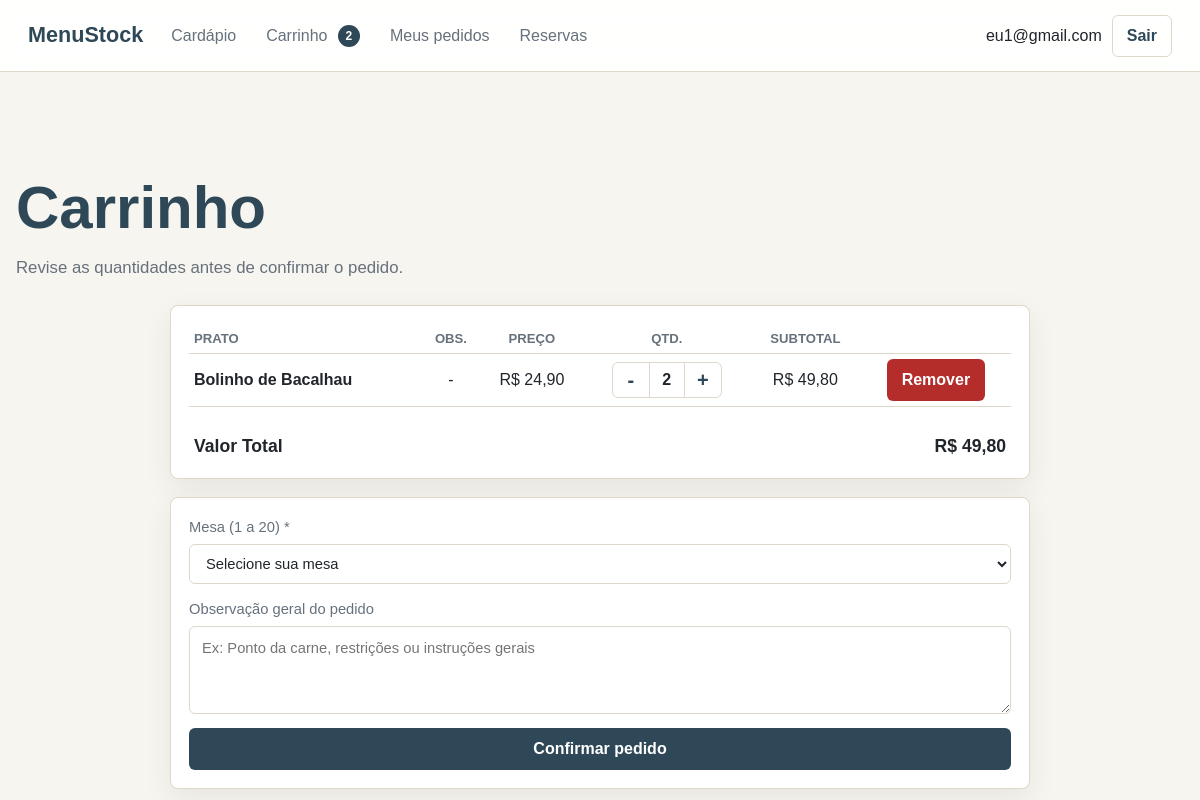
/carrinho.php (signed in), run on the app's committed database.
### tables this page shows
CREATE TABLE `usuarios` (
  `id` int(11) NOT NULL,
  `nome` varchar(100) NOT NULL,
  `email` varchar(150) NOT NULL,
  `senha` varchar(255) NOT NULL,
  `telefone` varchar(20) DEFAULT NULL,
  `tipo` enum('admin','garcom','user') NOT NULL DEFAULT 'user',
  `login_attempts` tinyint(3) UNSIGNED NOT NULL DEFAULT 0,
  `locked_until` datetime DEFAULT NULL,
  `created_at` timestamp NOT NULL DEFAULT current_timestamp(),
  `updated_at` timestamp NOT NULL DEFAULT current_timestamp() ON UPDATE current_timestamp()
);

CREATE TABLE `carrinho` (
  `id` int(11) NOT NULL,
  `usuario_id` int(11) NOT NULL,
  `prato_id` int(11) NOT NULL,
  `quantidade` int(11) NOT NULL DEFAULT 1,
  `obs_item` text DEFAULT NULL,
  `preco_unit` decimal(10,2) NOT NULL,
  `created_at` timestamp NOT NULL DEFAULT current_timestamp(),
  `updated_at` timestamp NOT NULL DEFAULT current_timestamp() ON UPDATE current_timestamp()
);

CREATE TABLE `pratos` (
  `id` int(11) NOT NULL,
  `categoria_id` int(11) NOT NULL,
  `nome` varchar(100) NOT NULL,
  `descricao` text DEFAULT NULL,
  `preco` decimal(10,2) NOT NULL,
  `tempo_preparo` int(11) DEFAULT 0 COMMENT 'Tempo em minutos',
  `disponivel` tinyint(1) DEFAULT 1 COMMENT '1=disponivel 0=indisponivel',
  `imagem` varchar(255) DEFAULT NULL,
  `created_at` timestamp NOT NULL DEFAULT current_timestamp(),
  `updated_at` timestamp NOT NULL DEFAULT current_timestamp() ON UPDATE current_timestamp()
);

### admin/config/auth.php (called while the page is built, shortened)
<?php
require_once __DIR__ . '/conexao.php';
function e(mixed $value): string
{
    return htmlspecialchars((string) $value, ENT_QUOTES, 'UTF-8');
}
function isLoggedIn(): bool
{
    return !empty($_SESSION['usuario_id']);
}
function currentUserId(): ?int
{
    return isset($_SESSION['usuario_id']) ? (int) $_SESSION['usuario_id'] : null;
}
function currentUserTipo(): ?string
{
    return $_SESSION['usuario_tipo'] ?? null;
}
function hasRole(array|string $roles): bool
{
    $roles = is_array($roles) ? $roles : [$roles];
    return isLoggedIn() && in_array(currentUserTipo(), $roles, true);
}
function currentUser(): ?array
{
    $stmt = getConnection()->prepare('SELECT id, nome, email, telefone, tipo FROM usuarios WHERE id = ?');
    $stmt->execute([currentUserId()]);
    $user = $stmt->fetch();
    return $user;
}
function formatMoney(float|int|string $value): string
{
    return 'R$ ' . number_format((float) $value, 2, ',', '.');
}

### admin/config/conexao.php (called while the page is built, shortened)
<?php
function getConnection(): PDO
{
    static $pdo = null;
    if ($pdo instanceof PDO) {
        return $pdo;
    }
    $host = getenv('DB_HOST') ?: getenv('MYSQLHOST') ?: 'zephyr.proxy.rlwy.net';
    $port = getenv('DB_PORT') ?: getenv('MYSQLPORT') ?: '46100';
    $database = getenv('DB_NAME') ?: getenv('MYSQLDATABASE') ?: 'menustock';
    $user = getenv('DB_USER') ?: getenv('MYSQLUSER') ?: 'root';
    $password = getenv('DB_PASS') ?: getenv('MYSQLPASSWORD') ?: 'ojuEPvwwMfxxPVxEbtBZrEFVKfSvwfrr';
    $dsn = "mysql:host={$host};port={$port};dbname={$database};charset=utf8mb4";
    try {
        $pdo = new PDO($dsn, $user, $password, [
            PDO::ATTR_ERRMODE => PDO::ERRMODE_EXCEPTION,
            PDO::ATTR_DEFAULT_FETCH_MODE => PDO::FETCH_ASSOC,
            PDO::ATTR_EMULATE_PREPARES => false,
        ]);
    } catch (PDOException $exception) {
        http_response_code(500);
        exit('Falha ao conectar ao banco de dados.');
    }
    return $pdo;
}

### admin/models/Carrinho.php (called while the page is built, shortened)
<?php
require_once __DIR__ . '/../config/conexao.php';
class Carrinho
{
    private PDO $pdo;
    public function __construct()
    {
        $this->pdo = getConnection();
    }
    public function listarPorUsuario(int $usuarioId): array
    {
        $stmt = $this->pdo->prepare(
            'SELECT c.*, p.nome, p.imagem, p.tempo_preparo, cat.nome AS categoria,
                    (c.quantidade * c.preco_unit) AS subtotal
             FROM carrinho c
             JOIN pratos p ON p.id = c.prato_id
             JOIN categorias cat ON cat.id = p.categoria_id
             WHERE c.usuario_id = ?
             ORDER BY c.created_at DESC'
        );
        $stmt->execute([$usuarioId]);
        return $stmt->fetchAll();
    }
    public function contarItens(int $usuarioId): int
    {
        $stmt = $this->pdo->prepare('SELECT COALESCE(SUM(quantidade), 0) FROM carrinho WHERE usuario_id = ?');
        $stmt->execute([$usuarioId]);
        return (int) $stmt->fetchColumn();
    }
    public function obterEstadoCarrinho(int $usuarioId): array
    {
        $itens = $this->listarPorUsuario($usuarioId);
        $total = 0.0;
        $count = 0;
        foreach ($itens as $item) {
            $total += (float) $item['subtotal'];
            $count += (int) $item['quantidade'];
        }
        return [
            'itens' => $itens,
            'total' => $total,
            'contagem' => $count
        ];
    }
}

### admin/views/partials/_carrinho_table.php (the view, shortened to what this page needs)
<?php
$isGarcom = hasRole('garcom');
?>
<form method="post" class="panel">
    <div class="table-wrap">
        <table class="cart-table">
            <thead>
                <tr>
                    <th>Prato</th>
                    <th>Obs.</th>
                    <th>Preço</th>
                    <th>Qtd.</th>
                    <th>Subtotal</th>
                    <th></th>
                </tr>
            </thead>
            <tbody>
                <?php foreach ($itens as $item): ?>
                    <tr>
                        <td>
                            <strong><?= e($item['nome']) ?></strong>
                        </td>
                        <td><?= e($item['obs_item'] ?: '-') ?></td>
                        <td class="preco-unit-cell" data-preco="<?= (float) $item['preco_unit'] ?>"><?= formatMoney($item['preco_unit']) ?></td>
                        <td>
                            <div class="qty-control">
                                <button type="button" class="qty-btn qty-minus">-</button>
                                <input class="qty-input" type="number" min="0" max="99" name="quantidades[<?= (int) $item['id'] ?>]" value="<?= (int) $item['quantidade'] ?>" readonly>
                                <button type="button" class="qty-btn qty-plus">+</button>
                            </div>
                        </td>
                        <td class="subtotal-cell"><?= formatMoney($item['subtotal']) ?></td>
                        <td>
                            <button
                                class="btn btn-danger"
                                type="submit"
                                name="item_id"
                                value="<?= (int) $item['id'] ?>"
                                <?php if (!$isGarcom): ?>
                                    formaction="carrinho.php"
                                    formmethod="post"
                                <?php endif; ?>
                                onclick="this.form.acao.value='remover'"
                            >Remover</button>
                        </td>
                    </tr>
                <?php endforeach; ?>
            </tbody>
        </table>
    </div>
    <div class="cart-summary" style="justify-content:space-between;">
        <strong>Valor Total</strong>
        <strong class="total-value"><?= formatMoney($total) ?></strong>
    </div>
</form>

### admin/config/public_header.php (shortened to what this page needs)
<?php
require_once __DIR__ . '/auth.php';
require_once __DIR__ . '/../models/Carrinho.php';
$publicUser = currentUser();
$cartCount = 0;
if ($publicUser && ($publicUser['tipo'] ?? '') === 'user') {
    $cartCount = (new Carrinho())->contarItens((int) $publicUser['id']);
}
?>
<!doctype html>
<html lang="pt-BR">
<head>
    <link rel="stylesheet" href="admin/public/css/style.css">
</head>
<body>
<header class="site-header">
    <a class="brand" href="index.php">MenuStock</a>
    <nav class="site-nav" aria-label="Menu principal">
        <?php if ($publicUser && $publicUser['tipo'] === 'garcom'): ?>
            <a href="admin/views/menu_garcom.php">Menu</a>
        <?php else: ?>
            <a href="index.php">Cardápio</a>
        <?php endif; ?>
        <?php if ($publicUser && $publicUser['tipo'] === 'user'): ?>
            <a href="carrinho.php">Carrinho <span class="badge"><?= $cartCount ?></span></a>
            <a href="meus_pedidos.php">Meus pedidos</a>
            <a href="reserva.php">Reservas</a>
        <?php endif; ?>
    </nav>
    <div class="site-actions">
        <?php if ($publicUser): ?>
            <span><?= e($publicUser['nome']) ?></span>
            <form method="post" action="admin/controllers/logout.php">
                <button class="btn btn-ghost" type="submit">Sair</button>
            </form>
        <?php else: ?>
            <a class="btn btn-primary" href="login.php">Entrar</a>
        <?php endif; ?>
    </div>
</header>
<main class="container">

### admin/public/css/style.css (style rules this page uses)
:root { --bg: #f7f5ef; --surface: #ffffff; --surface-soft: #f1eee6; --text: #20252b; --muted: #66717c; --line: #ded8ca; --primary: #2f4858; --primary-dark: #213540; --secondary: #e85d2a; --secondary-dark: #c74718; --success: #1f8a5b; --danger: #b52d2a; --warning: #a46c00; --radius: 8px; --shadow: 0 10px 28px rgba(35, 45, 55, 0.08); }
* { box-sizing: border-box; }
body { margin: 0; min-height: 100vh; background: var(--bg); color: var(--text); font-family: Arial, Helvetica, sans-serif; line-height: 1.5; }
a { color: inherit; text-decoration: none; }
button, input, select, textarea { font: inherit; }
input, select, textarea { width: 100%; border: 1px solid var(--line); border-radius: 6px; background: #fff; color: var(--text); padding: 10px 12px; }
table { width: 100%; border-collapse: collapse; }
th, td { padding: 5px; border-bottom: 1px solid var(--line); text-align: left; vertical-align: top; }
th { color: var(--muted); font-size: 0.82rem; text-transform: uppercase; }
.container { width: min(1180px, calc(100% - 32px)); margin: 0 auto; }
.site-header, .admin-topbar { position: sticky; top: 0; z-index: 20; display: flex; align-items: center; gap: 18px; justify-content: space-between; min-height: 72px; padding: 12px 28px; background: rgba(255, 255, 255, 0.94); border-bottom: 1px solid var(--line); backdrop-filter: blur(12px); }
.brand { color: var(--primary); font-size: 1.35rem; font-weight: 800; white-space: nowrap; }
.site-nav, .admin-nav, .site-actions, .topbar-actions, .inline-form, .form-actions, .section-head, .cart-summary, .order-head { display: flex; align-items: center; gap: 10px; flex-wrap: wrap; }
.site-nav, .admin-nav { flex: 1; }
.site-nav a, .admin-nav a { color: var(--muted); padding: 8px 10px; border-radius: 6px; }
.btn { display: inline-flex; align-items: center; justify-content: center; gap: 8px; min-height: 38px; border: 1px solid transparent; border-radius: 6px; padding: 8px 14px; cursor: pointer; font-weight: 700; }
.btn-danger { background: var(--danger); color: #fff; }
.btn-ghost { background: transparent; border-color: var(--line); color: var(--primary); }
.badge { display: inline-flex; min-width: 22px; min-height: 22px; align-items: center; justify-content: center; border-radius: 999px; background: var(--secondary); color: #fff; font-size: 0.78rem; }
.card, .panel, .stat-card, .empty-state { background: var(--surface); border: 1px solid var(--line); border-radius: var(--radius); box-shadow: var(--shadow); }
.card-content, .panel, .empty-state { padding: 18px; }
.table-wrap { overflow-x: auto; -webkit-overflow-scrolling: touch; }
.cart-table th, .cart-table td { text-align: center; vertical-align: middle; }
.cart-table th:first-child, .cart-table td:first-child { text-align: left; }
.qty-control { display: inline-flex; align-items: center; border: 1px solid var(--line); border-radius: 6px; background: #fff; overflow: hidden; height: 36px; width: max-content; justify-self: center; margin: 0 auto; }
.qty-control .qty-btn { background: none; border: none; width: 36px; height: 100%; cursor: pointer; font-size: 1.25rem; font-weight: 700; color: var(--primary); display: flex; align-items: center; justify-content: center; line-height: 1; transition: background-color 0.2s; user-select: none; padding: 0; flex-shrink: 0; }
.qty-control .qty-input { width: 36px; height: 100%; border: none; border-left: 1px solid var(--line); border-right: 1px solid var(--line); border-radius: 0; padding: 0; text-align: center; font-weight: bold; background: transparent; pointer-events: none; -moz-appearance: textfield; flex-shrink: 0; }
.cart-summary { display: flex; align-items: center; justify-content: space-between; padding: 14px 5px 0; margin-top: 10px; font-size: 1.1rem; }
.qty-input { max-width: 90px; }
.cart-summary { justify-content: flex-end; padding-top: 16px; }
.badge { display: inline-flex; align-items: center; justify-content: center; min-width: 22px; height: 22px; padding: 0 7px; border-radius: 999px; background: var(--primary); color: #fff; font-size: 0.75rem; font-weight: 700; vertical-align: middle; margin-left: 6px; }

### data on the page
usuarios: nome "eu1@gmail.com"
carrinho: prato.nome "Bolinho de Bacalhau", obs_item "-", preco_unit "R$ 24,90", quantidade "2", subtotal "R$ 49,80", $item['id'] 50 (drawn)

### other printed values
$cartCount "2"
formatMoney($total) "R$ 49,80"
